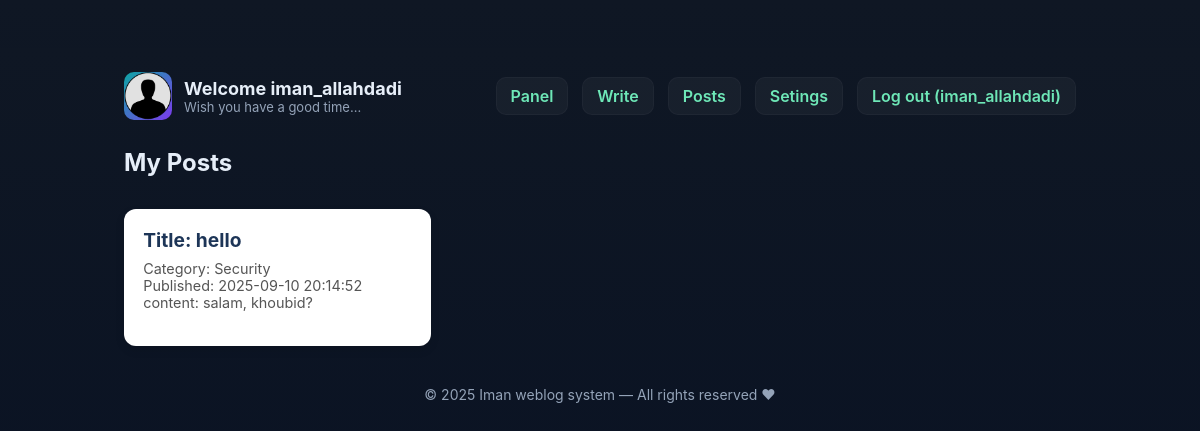
The page /view_post.php?post_id=1 (signed in) on the database its author committed.
### tables this page shows
CREATE TABLE `posts` (
  `post_id` int NOT NULL AUTO_INCREMENT,
  `user_id` int NOT NULL,
  `category_id` int DEFAULT NULL,
  `title` varchar(255) NOT NULL,
  `content` text NOT NULL,
  `publication_date` timestamp NULL DEFAULT CURRENT_TIMESTAMP,
  PRIMARY KEY (`post_id`),
  KEY `user_id` (`user_id`),
  KEY `category_id` (`category_id`),
  CONSTRAINT `posts_ibfk_1` FOREIGN KEY (`user_id`) REFERENCES `users` (`user_id`) ON DELETE CASCADE,
  CONSTRAINT `posts_ibfk_2` FOREIGN KEY (`category_id`) REFERENCES `categories` (`category_id`) ON DELETE SET NULL
);

CREATE TABLE `categories` (
  `category_id` int NOT NULL AUTO_INCREMENT,
  `category_name` varchar(255) NOT NULL,
  `category_description` varchar(2000) DEFAULT NULL,
  PRIMARY KEY (`category_id`),
  UNIQUE KEY `category_name` (`category_name`)
);

### view_post.php (the view, shortened to what this page needs)
<!doctype html>
<html lang="en">
<head>
  <link rel="stylesheet" href="./statics/styles.css" />
</head>
<?php
include 'db.php';
if(isset($_SESSION['is_logged']) === true ) {
    if(array_key_exists('post_id' , $_GET)){
        $post_id = $_GET['post_id'];
        $sql = "SELECT * FROM posts WHERE post_id =" . $post_id;
        $result = mysqli_query($conn, $sql);
        $rows = mysqli_fetch_all($result);
        $sql = "SELECT category_name FROM categories WHERE category_id = " . $rows[0][2];
        $result = mysqli_query($conn, $sql);
        $category = mysqli_fetch_all($result);
        $category_name = $category[0][0];
?>
  <body>
    <div class="container">
      <header>
      <div class="brand">
        <div class="logo">
          <img src="<?='/get_image.php?imgsrc=statics/images/' . md5($_SESSION['user_id']) . '.png'; ?>" onerror="this.src='/statics/images/user.png'" alt="logo"></img>
        </div>
        <div>
          <h1>Welcome <?php echo $_SESSION['username']; ?></h1>
          <p class="lead">Wish you have a good time...</p>
        </div>
      </div>
        <nav>
          <a class="btn" href="user_panel.php">Panel</a>
          <a class="btn" href="write_post.php">Write</a>
          <a class="btn" href="my_posts.php">Posts</a>
          <a class="btn" href="settings.php">Setings</a>
          <a class="btn" href="/logout.php" >Log out (<?php echo $_SESSION['username']?>)</a>
        </nav>
      </header>
      <h2>My Posts</h2>
      <div class="posts-container">
          <div class="post-card">
            <div class="post-title"><?php echo "Title: " . htmlspecialchars($rows[0][3]); ?></div>
            <div class="post-meta">
              Category: <?php echo htmlspecialchars($category_name); ?><br>
              Published: <?php echo htmlspecialchars($rows[0][5]); ?><br>
              content: <?php echo htmlspecialchars($rows[0][4]); ?>
            </div>
          </div>
      </div>
    <?php }else{
      $message = "no post found :(";
    }
    ?>
    <footer>
      © <span id="year"></span> Iman weblog system — All rights reserved ♥
    </footer>
  </div>
</body>
<?php } ?>
</html>

### statics/styles.css (style rules this page uses)
:root { --bg:#0f1724; --card:#111827; --muted:#94a3b8; --accent:#6ee7b7; --glass: rgba(255,255,255,0.04); --radius:14px; font-family: Inter, ui-sans-serif, system-ui, -apple-system, "Segoe UI", Roboto, "Helvetica Neue", Arial; color-scheme: dark; }
* { box-sizing:border-box }
html,body { height:100%;margin:0;background:linear-gradient(180deg,var(--bg) 0%, #071023 100%);color:#e6eef8 }
a { color:var(--accent);text-decoration:none }
.container { max-width:1000px;margin:48px auto;padding:24px }
header { display:flex;align-items:center;justify-content:space-between;margin-bottom:28px }
.brand { display:flex;gap:12px;align-items:center }
.logo { width:48px;height:48px;border-radius:10px;background:linear-gradient(135deg,#0ea5a4,#7c3aed);display:flex;align-items:center;justify-content:center;font-weight:700 }
h1 { font-size:18px;margin:0 }
p.lead { margin:0;color:var(--muted);font-size:13px }
nav { display:flex;gap:14px;align-items:center }
.btn { padding:8px 14px;border-radius:10px;background:var(--glass);border:1px solid rgba(255,255,255,0.03);font-weight:600 }
footer { margin:40px 0 20px;color:var(--muted);text-align:center;font-size:14px }
.btn, .post, .feature { transition:transform .18s ease, box-shadow .18s ease }

### view_post.php (style rules this page uses)
.posts-container { display: grid; grid-template-columns: repeat(auto-fill, minmax(280px, 1fr)); gap: 1rem; margin-top: 2rem; }
.post-card { background: #fff; border-radius: 12px; padding: 1.2rem; box-shadow: 0 4px 10px rgba(0,0,0,0.1); transition: transform 0.2s ease, box-shadow 0.2s ease; }
.post-title { font-size: 1.2rem; font-weight: bold; margin-bottom: .5rem; color: #1d3557; }
.post-meta { font-size: 0.9rem; color: #555; margin-bottom: 1rem; }
.logo img { width: 100%; height: 100%; object-fit: cover; border-radius: inherit; }

### rows shown on the page
posts: title "hello", publication_date "2025-09-10 20:14:52", content "salam, khoubid?"
categories: category_name "Security"

### other values the page prints
$_SESSION['username'] "iman_allahdadi"
